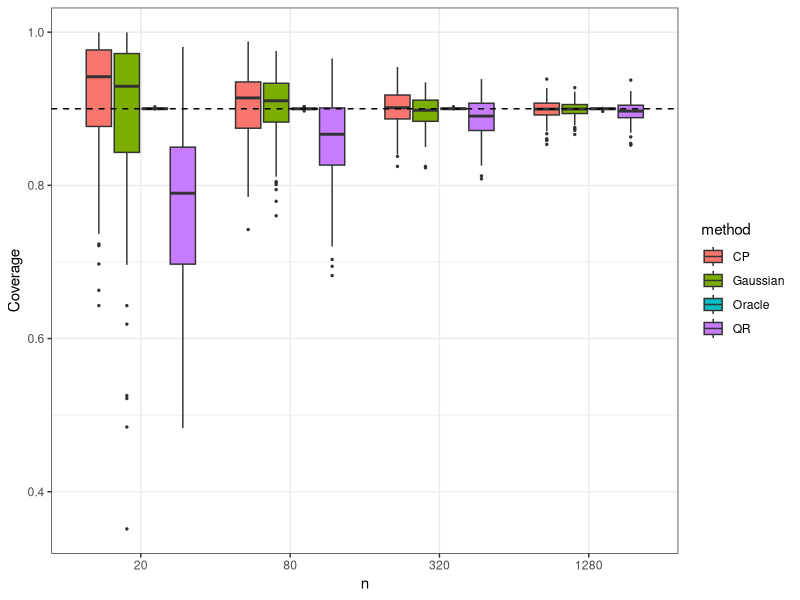
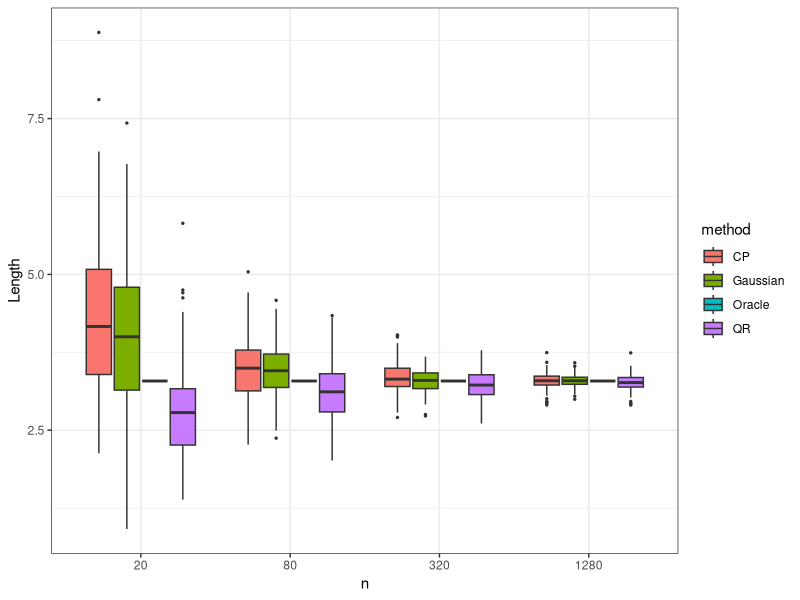
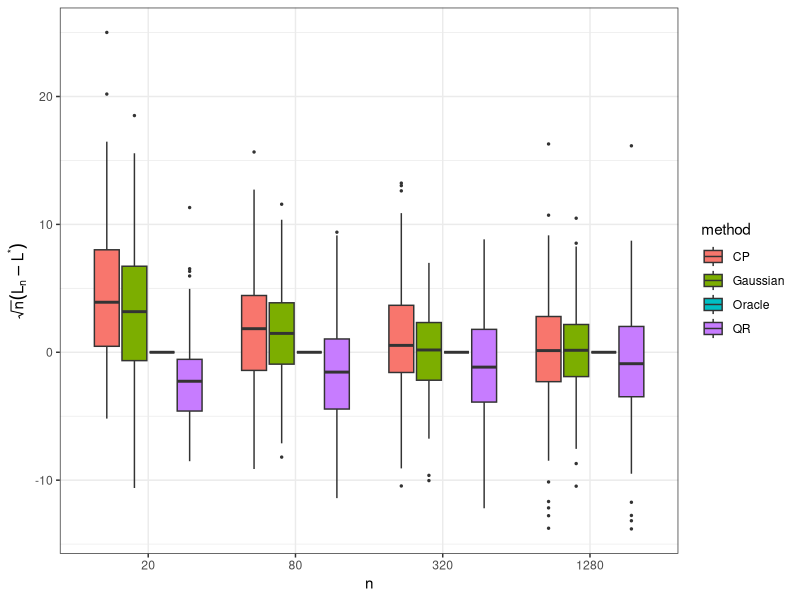
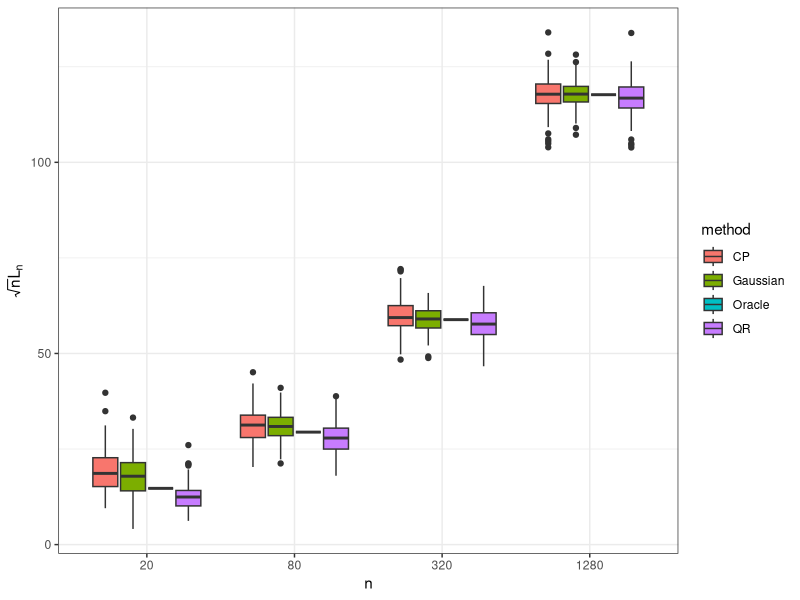

Generate these figures, in order, with R:
# =============================
# Setup
# =============================
set.seed(1)

library(ggplot2)
library(dplyr)

# -----------------------------
# Parameters
# -----------------------------
n_list <- c(20, 80, 320, 1280)
M <- 200
n_test <- 100000  
alpha <- 0.1
beta  <- 2
a     <- 1
sigma <- 1

f <- function(x) beta * x + a

# -----------------------------
# Storage
# -----------------------------
results_all <- data.frame()

# =============================
# Simulation
# =============================
for (n in n_list) {
  
  cat("Running n =", n, "\n")
  
  n_train <- n/2
  n_cal   <- n/2
  
  for (m in 1:M) {
    
    # -------------------------
    # Data
    # -------------------------
    gen_data <- function(n) {
      x <- runif(n, -1, 1)
      eps <- rnorm(n, 0, sigma)
      y <- f(x) + eps
      data.frame(x = x, y = y)
    }
    
    train <- gen_data(n_train)
    cal   <- gen_data(n_cal)
    test  <- gen_data(n_test)
    
    # -------------------------
    # Fit model
    # -------------------------
    lm_fit <- lm(y ~ x, data = train)
    
    pred_train <- predict(lm_fit, train)
    pred_cal   <- predict(lm_fit, cal)
    pred_test  <- predict(lm_fit, test)
    
    # =========================
    # (1) Oracle
    # =========================
    z <- qnorm(1 - alpha/2)
    oracle_lower <- f(test$x) - z * sigma
    oracle_upper <- f(test$x) + z * sigma
    
    # =========================
    # (2) Gaussian 
    # =========================
    sigma_hat <- sqrt(sum((train$y - pred_train)^2) / (n_train - 2))
    
    X_mat <- model.matrix(lm_fit)
    XtX_inv <- solve(t(X_mat) %*% X_mat)
    
    x_test_mat <- model.matrix(~ x, data = test)
    
    se_pred <- sqrt(
      sigma_hat^2 * (1 + rowSums((x_test_mat %*% XtX_inv) * x_test_mat))
    )
    
    t_val <- qt(1 - alpha/2, df = n_train - 2)
    
    gauss_lower <- pred_test - t_val * se_pred
    gauss_upper <- pred_test + t_val * se_pred
    
    # =========================
    # (3) Residual quantile
    # =========================
    res_cal <- cal$y - pred_cal
    
    q_low  <- quantile(res_cal, alpha/2)
    q_high <- quantile(res_cal, 1 - alpha/2)
    
    qr_lower <- pred_test + q_low
    qr_upper <- pred_test + q_high
    
    # =========================
    # (4) Conformal
    # =========================
    abs_res_cal <- abs(cal$y - pred_cal)
    
    k <- ceiling((n_cal + 1) * (1 - alpha))
    q_cp <- sort(abs_res_cal)[k]
    
    cp_lower <- pred_test - q_cp
    cp_upper <- pred_test + q_cp
    
    # -------------------------
    # Metrics
    # -------------------------
    coverage <- function(l, u, y) mean(y >= l & y <= u)
    length   <- function(l, u) mean(u - l)
    
    # store
    results_all <- rbind(results_all, data.frame(
      n = n,
      method = c("Oracle", "Gaussian", "QR", "CP"),
      coverage = c(
        coverage(oracle_lower, oracle_upper, test$y),
        coverage(gauss_lower, gauss_upper, test$y),
        coverage(qr_lower, qr_upper, test$y),
        coverage(cp_lower, cp_upper, test$y)
      ),
      length = c(
        length(oracle_lower, oracle_upper),
        length(gauss_lower, gauss_upper),
        length(qr_lower, qr_upper),
        length(cp_lower, cp_upper)
      )
    ))
  }
}

# =============================
# Post-processing
# =============================
results_all$n <- factor(results_all$n)

# compute oracle length per n
oracle_length <- results_all |>
  filter(method == "Oracle") |>
  group_by(n) |>
  summarise(L_oracle = mean(length))

results_all <- left_join(results_all, oracle_length, by = "n")

# sqrt(n) scaling
results_all <- results_all |>
  mutate(length_scaled = sqrt(as.numeric(as.character(n))) * (length - L_oracle))

# =============================
# Plot: Coverage
# =============================
ggplot(results_all,
       aes(x = n, y = coverage, fill = method)) +
  geom_boxplot(outlier.size = 0.5) +
  geom_hline(yintercept = 1 - alpha, linetype = "dashed") +
  labs(y = "Coverage", x = "n") +
  theme_bw()

# =============================
# Plot: Length (raw)
# =============================
ggplot(results_all,
       aes(x = n, y = length, fill = method)) +
  geom_boxplot(outlier.size = 0.5) +
  labs(y = "Length", x = "n") +
  theme_bw()

# =============================
# Plot: Length (scaled)
# =============================
ggplot(results_all,
       aes(x = n, y = length_scaled, fill = method)) +
  geom_boxplot(outlier.size = 0.5) +
  labs(y = expression(sqrt(n)*(L[n] - L^"*")), x = "n") +
  theme_bw()

# (A) Raw scaling
results_all <- results_all |>
  mutate(length_scaled_raw = sqrt(as.numeric(as.character(n))) * length)

# plot
ggplot(results_all,
       aes(x = n, y = length_scaled_raw, fill = method)) +
  geom_boxplot() +
  labs(y = expression(sqrt(n)*L[n]), x = "n") +
  theme_bw()
